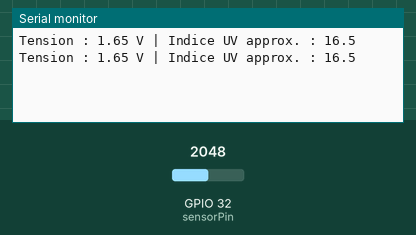
Recording of a sketch running on a simulated ESP32. Shown: the last lines printed to the serial monitor. The test bench sets the inputs (shaded band); at power-on: GPIO 32 (sensorPin) = 2048.

Above: at 1.8 s.
1.9 s: GPIO 32 (sensorPin) set to 2866
At 2.8 s:
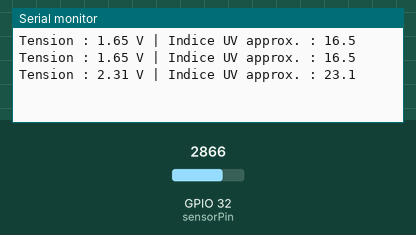
3.4 s: GPIO 32 (sensorPin) set to 3603
At 4.6 s:
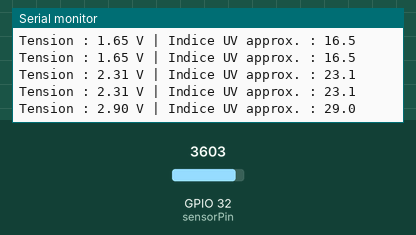
Timing chart, 0 to 6.4 s (numbered marks = the images above; inputs shaded):
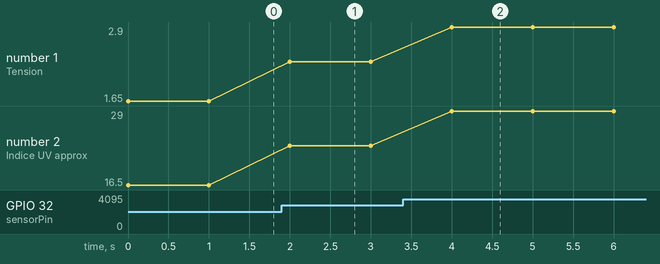

Measured:
- after the input at 1.9 s, the serial monitor: prints a new line after 0.10 s (image 1)
- after the input at 3.4 s, the serial monitor: prints a new line after 0.60 s (image 2)
- plotted number 1: 1.65 → 2.31 after the input at 1.9 s, 2.31 → 2.9 after the input at 3.4 s
- plotted number 2: 16.5 → 23.1 after the input at 1.9 s, 23.1 → 29 after the input at 3.4 s

The sketch:

uv_sensor.ino
```cpp
#define sensorPin 32

float voltage;
float uvIntensity;

void setup() {
  Serial.begin(115200);
}

void loop() {
  int raw = analogRead(sensorPin);

  // Conversion tension ESP32 => 0–4095, 3.3V)
  voltage = raw * (3.3 / 4095.0);

  // Approximation UV index
  uvIntensity = voltage * 10.0;

  Serial.print("Tension : ");
  Serial.print(voltage, 2);
  Serial.print(" V | Indice UV approx. : ");
  Serial.println(uvIntensity, 1);

  delay(1000);
}
```
